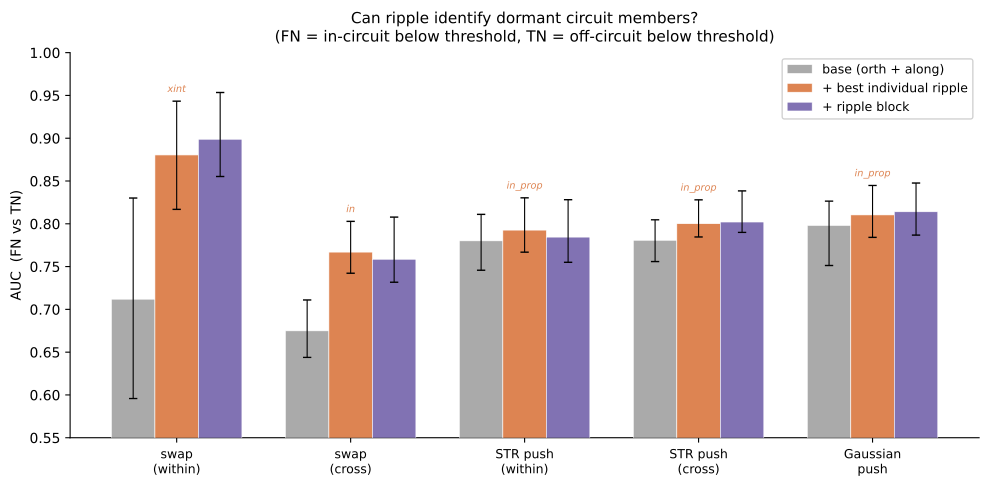

Reproduce this figure in Python.
"""Fig — FN-vs-TN AUC bar chart: base + per-strategy best metric + block.

For each strategy, selects the best individual ripple metric by AUC
(tiebreak: narrower CI), shows it alongside base and ripple block.
Annotates which metric was selected per strategy.

Usage:
    python figures/fig_fntn_ripple_bars.py [--csv PATH] [--out PATH]
"""
import argparse, warnings
import numpy as np
import pandas as pd
from sklearn.linear_model import LogisticRegression
from sklearn.metrics import roc_auc_score
import matplotlib
matplotlib.use("Agg")
import matplotlib.pyplot as plt

warnings.filterwarnings("ignore")

RIPPLE_FEATS = ["ripple_in_orth", "ripple_off_orth", "ripple_frac", "ripple_xint_in_orth"]
RIPPLE_INDIVIDUAL = ["ripple_in_orth", "ripple_off_orth", "ripple_frac", "ripple_xint_in_orth"]
METRIC_NAMES = {
    "ripple_in_orth": "ripple$_{\\mathrm{in}}$",
    "ripple_off_orth": "ripple$_{\\mathrm{off}}$",
    "ripple_frac": "ripple$_{\\mathrm{in\\_prop}}$",
    "ripple_xint_in_orth": "ripple$_{\\mathrm{xint}}$",
}
METRIC_SHORT = {
    "ripple_in_orth": "in",
    "ripple_off_orth": "off",
    "ripple_frac": "in_prop",
    "ripple_xint_in_orth": "xint",
}

BUCKETS = [
    ("STR_swap_within",  "swap\n(within)"),
    ("STR_swap_cross",   "swap\n(cross)"),
    ("STR_push_within",  "STR push\n(within)"),
    ("STR_push_cross",   "STR push\n(cross)"),
    ("Gaussian_push",    "Gaussian\npush"),
]


def _strat_bucket(row):
    push = str(row["push_site"]) if pd.notna(row.get("push_site")) else ""
    strategy = str(row["strategy"]) if pd.notna(row.get("strategy")) else ""
    base = row.get("base_task")
    target = row.get("target_task")
    within = (pd.notna(target) and base == target)
    if push == "input":
        return f"STR_swap_{'within' if within else 'cross'}"
    if push == "self":
        return f"{strategy}_self"
    if strategy == "STR":
        return f"STR_push_{'within' if within else 'cross'}"
    return f"{strategy}_push"


def build_fntn_population(df, bucket):
    sub = df[df["bucket"] == bucket].copy()
    in_circ = sub[sub["in_base_circuit"] == True]
    off_circ = sub[sub["in_base_circuit"] == False]
    thresholds = in_circ.groupby("combo")["abs_NIE"].median().to_dict()
    def below(row):
        thr = thresholds.get(row["combo"])
        return thr is not None and pd.notna(row["abs_NIE"]) and row["abs_NIE"] < thr
    pool = pd.concat([in_circ, off_circ])
    pool = pool[pool.apply(below, axis=1)].copy()
    pool["label"] = pool["in_base_circuit"].astype(float)
    return pool


def zscore_within_combo(df, feats):
    out = df.copy()
    for f in feats:
        out[f"z_{f}"] = out.groupby("combo")[f].transform(
            lambda s: (s - s.mean()) / (s.std() + 1e-12))
    return out


def fit_auc_boot(df, feats, B=200):
    z_feats = [f"z_{f}" for f in feats]
    sub = df.dropna(subset=z_feats + ["label"]).copy()
    X = sub[z_feats].values.astype(float)
    y = sub["label"].values
    mask = np.all(np.isfinite(X), axis=1)
    X, y = X[mask], y[mask]
    combos = sub["combo"].values[mask]
    if len(np.unique(y)) < 2 or len(y) < 20:
        return None, None, None

    lr = LogisticRegression(max_iter=2000, solver="lbfgs", C=10.0)
    lr.fit(X, y)
    auc = roc_auc_score(y, lr.predict_proba(X)[:, 1])

    unique_combos = np.unique(combos)
    rng = np.random.RandomState(0)
    auc_boots = []
    for _ in range(B):
        idx_c = rng.choice(unique_combos, size=len(unique_combos), replace=True)
        idx = np.concatenate([np.where(combos == c)[0] for c in idx_c])
        yb, Xb = y[idx], X[idx]
        if len(np.unique(yb)) < 2:
            continue
        try:
            lrb = LogisticRegression(max_iter=2000, solver="lbfgs", C=10.0)
            lrb.fit(Xb, yb)
            auc_boots.append(roc_auc_score(yb, lrb.predict_proba(Xb)[:, 1]))
        except Exception:
            continue
    lo = np.percentile(auc_boots, 2.5) if auc_boots else auc
    hi = np.percentile(auc_boots, 97.5) if auc_boots else auc
    return auc, lo, hi


def main():
    ap = argparse.ArgumentParser()
    ap.add_argument("--csv", default="interaction_analysis_ripplefull/rows.csv")
    ap.add_argument("--out", default="figures/fig_fntn_ripple_bars.pdf")
    ap.add_argument("--txt", default="figures/fig_fntn_ripple_bars.txt")
    args = ap.parse_args()

    df = pd.read_csv(args.csv)
    df["bucket"] = df.apply(_strat_bucket, axis=1)

    n_buckets = len(BUCKETS)
    bar_width = 0.25
    x = np.arange(n_buckets)

    fig, ax = plt.subplots(figsize=(10, 5))

    txt_lines = [f"{'strategy':>20s}  {'model':>25s}  {'AUC':>6s}  {'95% CI':>14s}", "-" * 70]

    # precompute all individual metric AUCs per strategy to find the best
    all_data = {}
    for bi, (bkey, blabel_nl) in enumerate(BUCKETS):
        is_cross = "cross" in bkey
        base_feats = ["orth_base", "along_nonbase_max"]
        if is_cross:
            base_feats.append("along_target")
        all_needed = base_feats + RIPPLE_FEATS
        pool = build_fntn_population(df, bkey)
        clean = pool.dropna(subset=all_needed + ["label", "combo"])
        for f in all_needed:
            clean = clean[np.isfinite(clean[f])]
        clean = zscore_within_combo(clean, all_needed)
        all_data[bkey] = {"clean": clean, "base_feats": base_feats}

    # compute AUCs for base, each individual, and block per strategy
    results = {}
    for bi, (bkey, _) in enumerate(BUCKETS):
        clean = all_data[bkey]["clean"]
        base_feats = all_data[bkey]["base_feats"]

        auc_b, lo_b, hi_b = fit_auc_boot(clean, base_feats)
        results[(bkey, "base")] = (auc_b, lo_b, hi_b, "base")

        best_auc, best_metric = -1, None
        best_width = 999
        for rf in RIPPLE_INDIVIDUAL:
            feats = list(base_feats) + [rf]
            auc, lo, hi = fit_auc_boot(clean, feats)
            if auc is None:
                continue
            results[(bkey, rf)] = (auc, lo, hi, METRIC_SHORT[rf])
            width = hi - lo
            if auc > best_auc or (auc == best_auc and width < best_width):
                best_auc = auc
                best_metric = rf
                best_width = width
        results[(bkey, "best")] = results[(bkey, best_metric)] if best_metric else (0.5, 0.5, 0.5, "?")

        auc_bl, lo_bl, hi_bl = fit_auc_boot(clean, list(base_feats) + RIPPLE_FEATS)
        results[(bkey, "block")] = (auc_bl, lo_bl, hi_bl, "block")

    # plot: base, best individual, block
    colors = ["#AAAAAA", "#DD8452", "#8172B3"]
    for mi, model_key in enumerate(["base", "best", "block"]):
        aucs, lo_errs, hi_errs = [], [], []
        labels_used = []
        for bi, (bkey, _) in enumerate(BUCKETS):
            auc, lo, hi, label = results[(bkey, model_key)]
            if auc is None:
                auc, lo, hi = 0.5, 0.5, 0.5
            aucs.append(auc)
            lo_errs.append(auc - lo)
            hi_errs.append(hi - auc)
            labels_used.append(label)

        if model_key == "base":
            bar_label = "base (orth + along)"
        elif model_key == "best":
            bar_label = "+ best individual ripple"
        else:
            bar_label = "+ ripple block"

        offset = (mi - 1) * bar_width
        bars = ax.bar(x + offset, aucs, bar_width, yerr=[lo_errs, hi_errs],
                      label=bar_label, color=colors[mi],
                      capsize=3, error_kw={"linewidth": 0.8}, edgecolor="white",
                      linewidth=0.4, zorder=3)

        # annotate best individual metric name on each bar
        if model_key == "best":
            for bi, bar in enumerate(bars):
                metric_name = labels_used[bi]
                ax.text(bar.get_x() + bar.get_width() / 2, bar.get_height() + hi_errs[bi] + 0.008,
                        metric_name, ha="center", va="bottom", fontsize=7, fontstyle="italic",
                        color=colors[mi])

        blabel = [b[1].replace('\n', ' ') for b in BUCKETS]
        for bi in range(n_buckets):
            txt_lines.append(f"{blabel[bi]:>20s}  {bar_label + ' (' + labels_used[bi] + ')':>25s}  "
                             f"{aucs[bi]:>6.3f}  [{aucs[bi]-lo_errs[bi]:.3f}, {aucs[bi]+hi_errs[bi]:.3f}]")

    ax.axhline(0.5, color="grey", ls="--", lw=0.8, zorder=1)
    ax.set_xticks(x)
    ax.set_xticklabels([lbl for _, lbl in BUCKETS], fontsize=9)
    ax.set_ylabel("AUC  (FN vs TN)", fontsize=10)
    ax.set_ylim(0.55, 1.0)
    ax.legend(loc="upper right", fontsize=9, framealpha=0.9)
    ax.spines["top"].set_visible(False)
    ax.spines["right"].set_visible(False)
    ax.set_title("Can ripple identify dormant circuit members?\n"
                 "(FN = in-circuit below threshold, TN = off-circuit below threshold)",
                 fontsize=11, pad=8)

    fig.tight_layout()
    fig.savefig(args.out, dpi=200, bbox_inches="tight")
    print(f"Saved {args.out}")

    with open(args.txt, "w") as f:
        f.write("\n".join(txt_lines) + "\n")
    print(f"Saved {args.txt}")


if __name__ == "__main__":
    main()
